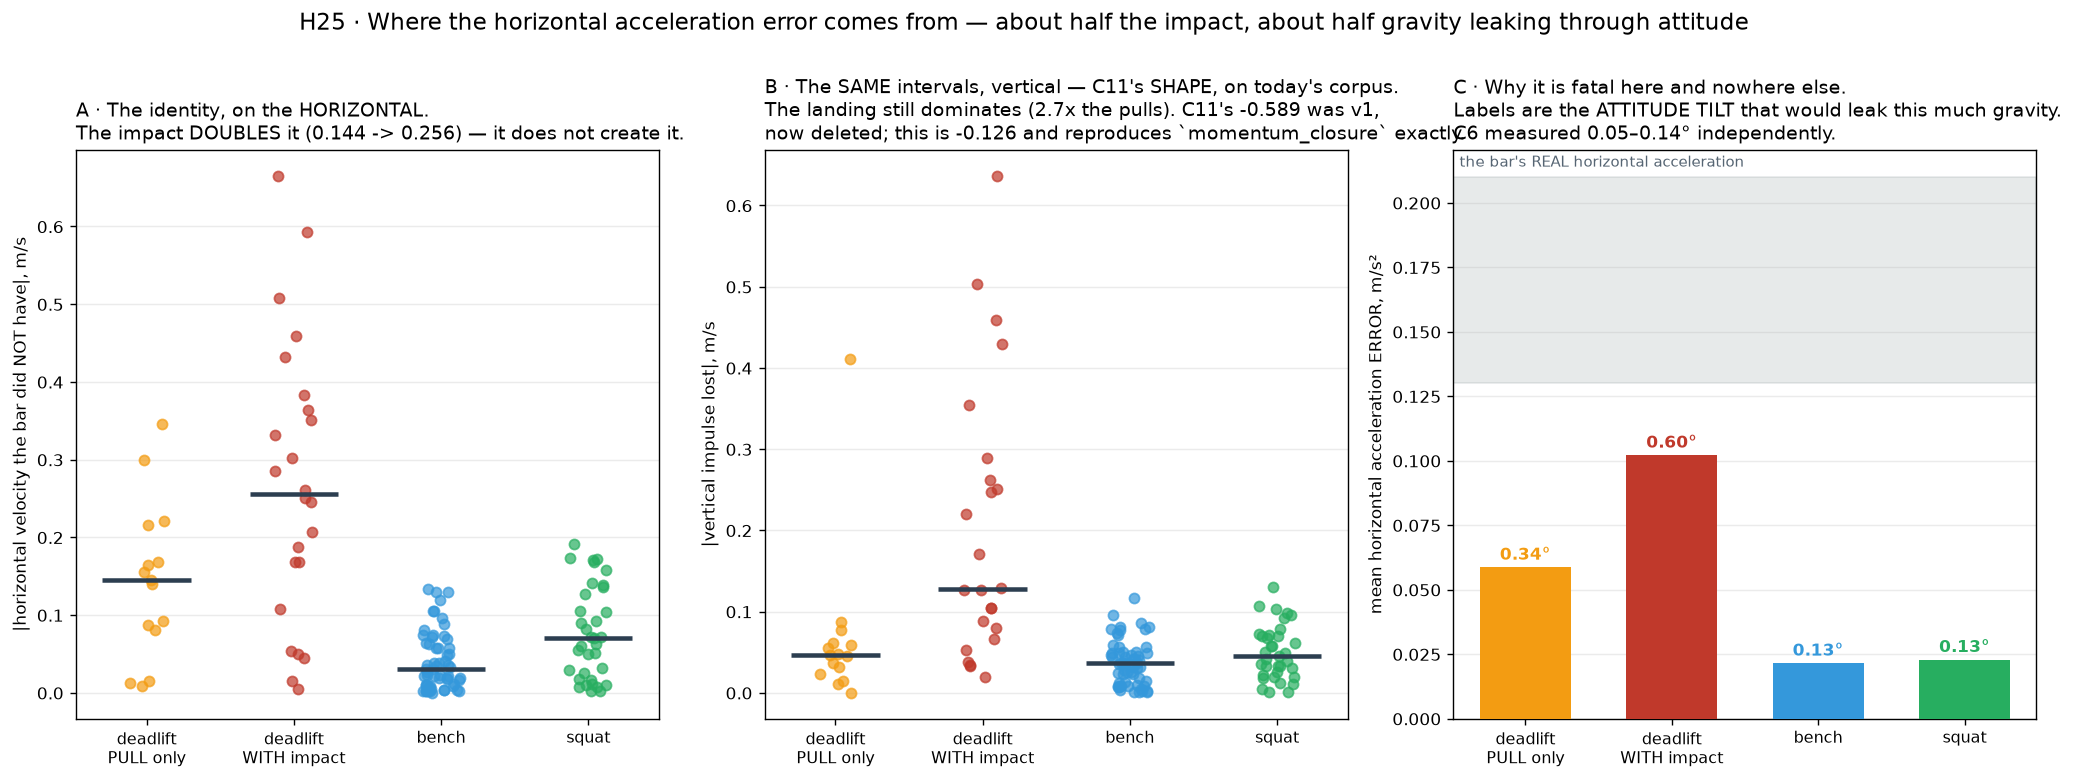

Recreate this plot in Python.
"""H25 — C11's closure identity, run on the HORIZONTAL axis for the first time.

THE IDENTITY. Between two instants where the bar is known to be still, the
integral of its acceleration must be zero — on EVERY axis, not only the
vertical. Nothing tunable, no model of lifting, no distance the video has to
measure correctly: a scale error cannot move a zero crossing, so the video is
used only to say WHEN the bar was still.

C11 ran this on the VERTICAL and localised the deficit entirely to the floor
landing: deadlift pulls -0.010 m/s against -0.589 across a landing, with bench
at -0.013 as an independent control. **Nobody ran it on the axis the project
actually fails on**, and the owner's question is exactly that — does the
horizontal error stem from the impact, or is it there throughout?

**C11'S SHAPE REPRODUCES ON THE LIVE CORPUS; ITS MAGNITUDE DOES NOT.** C11 was
measured on the v1 captures F1 deleted on 2026-08-14, so its numbers are history
and cannot be re-derived. Re-run today through the SHIPPED
`metrics.momentum_closure` — which the vertical panel here reproduces exactly,
n = 15 and 24, medians -0.046 and -0.126 — deadlift landing intervals still lose
vertical impulse, still consistently, and still at a multiple of the pulls
(2.7x). But the deficit is **-0.126 m/s, not -0.589**. The qualitative finding
stands; do not quote the old magnitude against these captures.

The within-capture control is C11's: the dwell detector splits a deadlift rep at
the lockout, so the pull and the descent-plus-landing are separate intervals of
the same tape, same lift, same load, same wrist, same calibration.

THE ANSWER, and it is not the vertical's answer.

    interval class                    n   |dv_h| med   mean |a_h| error   implied tilt
    deadlift, PULL only              15     0.144 m/s     0.059 m/s^2        0.34 deg
    deadlift, interval WITH impact   24     0.256         0.102             0.60
    bench, lifting                   59     0.031         0.021             0.12
    squat, lifting                   35     0.070         0.023             0.13

**The impact roughly DOUBLES the horizontal error and does not create it.** On
the vertical the same split gives a 59x ratio between the two deadlift rows —
the landing is the whole story there. On the horizontal it is 1.8x, and a
deadlift PULL with no impact anywhere in it already carries 2-3x bench's error.

**What the other half is: gravity leaking through attitude error.** World
horizontal acceleration is R(t)*a_body with gravity removed, so a tilt error of
theta leaks g*sin(theta) into the horizontal — against only g*(1-cos theta) into
the vertical, which is why the same attitude error is catastrophic on one axis
and invisible on the other. The implied tilts above are what each row's error
would need, and they are the right size: **C6 measured attitude error at still
holds as 0.05-0.14 deg on bench and squat**, and this measurement — completely
independent, on a different quantity — asks for 0.12-0.13 deg on those lifts.

Why it dominates: gravity is 9.81 m/s^2 and the bar's real horizontal
acceleration is 0.13-0.21. A third of a degree of tilt is a third of the entire
signal.

Excluded by hand: `deadlift_160x6_1_20260818` (straps, H20).
"""
import sys
import warnings
from pathlib import Path

ROOT = Path(__file__).resolve().parents[1]
sys.path.insert(0, str(ROOT))
warnings.filterwarnings("ignore")

import matplotlib
matplotlib.use("Agg")
import matplotlib.pyplot as plt
import numpy as np
from scipy.signal import savgol_filter

from src import metrics, orient, pipeline, segment

EXCLUDE = ("deadlift_160x6_1_20260818",)
BAR_REAL_AH = (0.13, 0.21)      # C30: the bar's own horizontal accel, m/s^2
G = 9.81


def collect():
    rows = []
    for csv in sorted((ROOT / "data_v2" / "raw").glob("*.csv")):
        if any(e in csv.stem for e in EXCLUDE):
            continue
        video = pipeline.find_video(csv)
        if video is None:
            continue
        try:
            res = pipeline.run(csv, video=video)
            if res.get("vs_truth") is None or res.get("axis") is None:
                continue
            log = res["log"]
            t = log["t"]
            world = orient.to_world(log["accel"], log["quat"], log["quat"])
            a_h = world[:, :2] @ np.asarray(res["axis"], float)[:2]
            a_v = world[:, 2]
            t_imu, _, height, _ = metrics._video_on_imu_clock(res, video, None)
            v_video = np.gradient(savgol_filter(height, 9, 3), t_imu)
            bounds = res["bounds"]
            lo, hi = float(t[bounds[0][0]]), float(t[bounds[-1][1] - 1])
            mids = metrics._video_zero_dwells(t_imu, v_video, 0.10, 0.20)
            mids = mids[(mids >= lo - 0.5) & (mids <= hi + 0.5)]
            if len(mids) < 2:
                continue
            idx = [int(np.searchsorted(t, m)) for m in mids]
            impacts = list(segment.impact_anchors(log))
            lift = csv.stem.split("_")[0]
            for a, b in zip(idx[:-1], idx[1:]):
                if b - a < 10:
                    continue
                rows.append({
                    "lift": lift,
                    "spans": any(a <= k <= b for k in impacts),
                    "dv_h": float(np.trapezoid(a_h[a:b], t[a:b])),
                    "dv_v": float(np.trapezoid(a_v[a:b], t[a:b])),
                    "dur": float(t[b] - t[a])})
        except Exception:
            continue
    return rows


CLASSES = [
    ("deadlift\nPULL only", lambda r: r["lift"] == "deadlift" and not r["spans"], "#f39c12"),
    ("deadlift\nWITH impact", lambda r: r["lift"] == "deadlift" and r["spans"], "#c0392b"),
    ("bench", lambda r: r["lift"] == "bench", "#3498db"),
    ("squat", lambda r: r["lift"] == "squat", "#27ae60"),
]


def render(rows):
    fig, axes = plt.subplots(1, 3, figsize=(16.5, 6.2))
    groups = [[r for r in rows if f(r)] for _, f, _ in CLASSES]
    names = [n for n, _, _ in CLASSES]
    cols = [c for _, _, c in CLASSES]

    ax = axes[0]
    for i, (g, c) in enumerate(zip(groups, cols)):
        v = np.abs([r["dv_h"] for r in g])
        ax.scatter(np.full(len(v), i) + np.random.uniform(-.13, .13, len(v)),
                   v, s=34, color=c, alpha=0.7, zorder=3)
        ax.hlines(np.median(v), i - .3, i + .3, color="#2c3e50", lw=2.6, zorder=4)
    ax.set_xticks(range(4))
    ax.set_xticklabels(names, fontsize=9)
    ax.set_ylabel("|horizontal velocity the bar did NOT have|, m/s")
    ax.set_title("A · The identity, on the HORIZONTAL.\n"
                 "The impact DOUBLES it (0.144 -> 0.256) — it does not create "
                 "it.", fontsize=11, loc="left")
    ax.grid(alpha=0.25, axis="y")

    ax = axes[1]
    for i, (g, c) in enumerate(zip(groups, cols)):
        v = np.abs([r["dv_v"] for r in g])
        ax.scatter(np.full(len(v), i) + np.random.uniform(-.13, .13, len(v)),
                   v, s=34, color=c, alpha=0.7, zorder=3)
        ax.hlines(np.median(v), i - .3, i + .3, color="#2c3e50", lw=2.6, zorder=4)
    ax.set_xticks(range(4))
    ax.set_xticklabels(names, fontsize=9)
    ax.set_ylabel("|vertical impulse lost|, m/s")
    ax.set_title("B · The SAME intervals, vertical — C11's SHAPE, on today's "
                 "corpus.\nThe landing still dominates (2.7x the pulls). C11's "
                 "-0.589 was v1,\nnow deleted; this is -0.126 and reproduces "
                 "`momentum_closure` exactly.", fontsize=11, loc="left")
    ax.grid(alpha=0.25, axis="y")

    ax = axes[2]
    for i, (g, c, n) in enumerate(zip(groups, cols, names)):
        err = np.median([abs(r["dv_h"]) / r["dur"] for r in g])
        ax.bar(i, err, color=c, width=0.62, zorder=3)
        ax.text(i, err + 0.003, f"{np.degrees(np.arcsin(err / G)):.2f}°",
                ha="center", fontsize=10, fontweight="bold", color=c)
    ax.axhspan(*BAR_REAL_AH, color="#7f8c8d", alpha=0.18, zorder=0)
    ax.text(-0.45, BAR_REAL_AH[1] + 0.004,
            "the bar's REAL horizontal acceleration", fontsize=8.5,
            color="#566573")
    ax.set_xticks(range(4))
    ax.set_xticklabels(names, fontsize=9)
    ax.set_ylabel("mean horizontal acceleration ERROR, m/s²")
    ax.set_title("C · Why it is fatal here and nowhere else.\n"
                 "Labels are the ATTITUDE TILT that would leak this much "
                 "gravity.\nC6 measured 0.05–0.14° independently.",
                 fontsize=11, loc="left")
    ax.grid(alpha=0.25, axis="y")

    fig.suptitle("H25 · Where the horizontal acceleration error comes from — "
                 "about half the impact, about half gravity leaking through "
                 "attitude", fontsize=13.5, y=1.005)
    fig.tight_layout()
    out = Path(__file__).with_suffix(".png")
    fig.savefig(out, dpi=125, bbox_inches="tight")
    print(f"wrote {out}")

    print(f"\n{'class':26}{'n':>4}{'|dv_h| med':>12}{'|a_h| err':>11}{'tilt deg':>10}")
    for (n, _, _), g in zip(CLASSES, groups):
        v = np.abs([r["dv_h"] for r in g])
        e = np.median([abs(r["dv_h"]) / r["dur"] for r in g])
        print(f"{n.replace(chr(10), ' '):26}{len(g):4}{np.median(v):12.3f}"
              f"{e:11.4f}{np.degrees(np.arcsin(e / G)):10.2f}")


if __name__ == "__main__":
    np.random.seed(0)
    render(collect())
